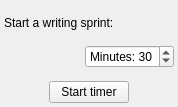
<?xml version="1.0" encoding="UTF-8"?>
<ui version="4.0">
 <class>TimerSetupWidget</class>
 <widget class="QWidget" name="TimerSetupWidget">
  <property name="geometry">
   <rect>
    <x>0</x>
    <y>0</y>
    <width>178</width>
    <height>107</height>
   </rect>
  </property>
  <property name="sizePolicy">
   <sizepolicy hsizetype="Maximum" vsizetype="Maximum">
    <horstretch>0</horstretch>
    <verstretch>0</verstretch>
   </sizepolicy>
  </property>
  <property name="windowTitle">
   <string>Form</string>
  </property>
  <layout class="QVBoxLayout" name="verticalLayout">
   <property name="spacing">
    <number>3</number>
   </property>
   <property name="leftMargin">
    <number>4</number>
   </property>
   <property name="topMargin">
    <number>4</number>
   </property>
   <property name="rightMargin">
    <number>4</number>
   </property>
   <property name="bottomMargin">
    <number>4</number>
   </property>
   <item>
    <widget class="QLabel" name="label">
     <property name="text">
      <string>Start a writing sprint:</string>
     </property>
    </widget>
   </item>
   <item alignment="Qt::AlignRight">
    <widget class="QSpinBox" name="sbTimer">
     <property name="sizePolicy">
      <sizepolicy hsizetype="Maximum" vsizetype="Fixed">
       <horstretch>0</horstretch>
       <verstretch>0</verstretch>
      </sizepolicy>
     </property>
     <property name="specialValueText">
      <string/>
     </property>
     <property name="prefix">
      <string>Minutes: </string>
     </property>
     <property name="minimum">
      <number>1</number>
     </property>
     <property name="maximum">
      <number>60</number>
     </property>
     <property name="value">
      <number>30</number>
     </property>
    </widget>
   </item>
   <item>
    <spacer name="horizontalSpacer">
     <property name="orientation">
      <enum>Qt::Horizontal</enum>
     </property>
     <property name="sizeHint" stdset="0">
      <size>
       <width>40</width>
       <height>10</height>
      </size>
     </property>
    </spacer>
   </item>
   <item alignment="Qt::AlignHCenter">
    <widget class="QPushButton" name="btnStart">
     <property name="sizePolicy">
      <sizepolicy hsizetype="Maximum" vsizetype="Fixed">
       <horstretch>0</horstretch>
       <verstretch>0</verstretch>
      </sizepolicy>
     </property>
     <property name="cursor">
      <cursorShape>PointingHandCursor</cursorShape>
     </property>
     <property name="text">
      <string>Start timer</string>
     </property>
     <property name="base" stdset="0">
      <bool>true</bool>
     </property>
     <property name="highlighted" stdset="0">
      <bool>true</bool>
     </property>
    </widget>
   </item>
  </layout>
 </widget>
 <resources/>
 <connections/>
</ui>
